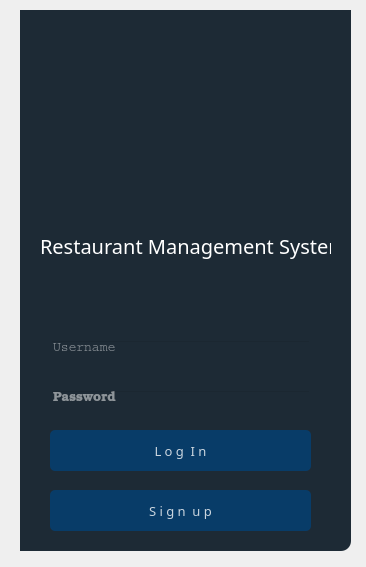
<?xml version="1.0" encoding="UTF-8"?>
<ui version="4.0">
 <class>Form</class>
 <widget class="QWidget" name="Form">
  <property name="geometry">
   <rect>
    <x>0</x>
    <y>0</y>
    <width>366</width>
    <height>567</height>
   </rect>
  </property>
  <property name="windowTitle">
   <string>Form</string>
  </property>
  <widget class="QWidget" name="widget" native="true">
   <property name="geometry">
    <rect>
     <x>20</x>
     <y>10</y>
     <width>331</width>
     <height>541</height>
    </rect>
   </property>
   <widget class="QLabel" name="label">
    <property name="geometry">
     <rect>
      <x>-10</x>
      <y>-20</y>
      <width>341</width>
      <height>561</height>
     </rect>
    </property>
    <property name="styleSheet">
     <string notr="true">background-color:rgba(16,30,41,240);
border-radius: 10px;</string>
    </property>
    <property name="text">
     <string/>
    </property>
   </widget>
   <widget class="QLineEdit" name="lineEdit">
    <property name="geometry">
     <rect>
      <x>30</x>
      <y>330</y>
      <width>261</width>
      <height>21</height>
     </rect>
    </property>
    <property name="font">
     <font>
      <family>Courier</family>
      <pointsize>10</pointsize>
     </font>
    </property>
    <property name="styleSheet">
     <string notr="true">background-color:rgba(0,0,0,0);
border:1px solid rgha(0,0,0,0);
border-bottom-color:rgha(46,82,101,255);
color:rgb(255,255,255);
padding-bottom:7px</string>
    </property>
    <property name="text">
     <string/>
    </property>
    <property name="placeholderText">
     <string>Username</string>
    </property>
   </widget>
   <widget class="QLineEdit" name="lineEdit_2">
    <property name="geometry">
     <rect>
      <x>30</x>
      <y>380</y>
      <width>261</width>
      <height>21</height>
     </rect>
    </property>
    <property name="font">
     <font>
      <family>Bookman Old Style</family>
      <pointsize>10</pointsize>
     </font>
    </property>
    <property name="styleSheet">
     <string notr="true">background-color:rgba(0,0,0,0);
border:1px solid rgha(0,0,0,0);
border-bottom-color:rgha(46,82,101,255);
color:rgb(255,255,255);
padding-bottom:7px</string>
    </property>
    <property name="text">
     <string/>
    </property>
    <property name="echoMode">
     <enum>QLineEdit::Password</enum>
    </property>
    <property name="placeholderText">
     <string>Password</string>
    </property>
   </widget>
   <widget class="QPushButton" name="pushButton">
    <property name="geometry">
     <rect>
      <x>30</x>
      <y>420</y>
      <width>261</width>
      <height>41</height>
     </rect>
    </property>
    <property name="font">
     <font>
      <family>Sitka Subheading</family>
      <pointsize>10</pointsize>
     </font>
    </property>
    <property name="styleSheet">
     <string notr="true">QPushButton#pushButton{
background-color:rgba(2,65,118,255);
color:rgba(255,255,255,200);
border-radius:5px;
}
QPushButton#pushButton:pressed{
padding-left:5px;
padding-top:5px;
background-color:rgba(2,65,118,100);
background-position:calc(100% - 10px)center;
}
QPushButton#pushButton{
background-color:rgba(2,65,118,200);
}

</string>
    </property>
    <property name="text">
     <string>L o g  I n</string>
    </property>
   </widget>
   <widget class="QLabel" name="label_2">
    <property name="geometry">
     <rect>
      <x>10</x>
      <y>-30</y>
      <width>261</width>
      <height>291</height>
     </rect>
    </property>
    <property name="baseSize">
     <size>
      <width>12</width>
      <height>0</height>
     </size>
    </property>
    <property name="styleSheet">
     <string notr="true">background-image:url(:/image/Downloads/open-restaurant-logo_0-removebg-preview.png)</string>
    </property>
    <property name="text">
     <string/>
    </property>
   </widget>
   <widget class="QPushButton" name="pushButton_2">
    <property name="geometry">
     <rect>
      <x>30</x>
      <y>480</y>
      <width>261</width>
      <height>41</height>
     </rect>
    </property>
    <property name="font">
     <font>
      <family>Sitka Subheading</family>
      <pointsize>10</pointsize>
     </font>
    </property>
    <property name="styleSheet">
     <string notr="true">QPushButton#pushButton_2{
background-color:rgba(2,65,118,255);
color:rgba(255,255,255,200);
border-radius:5px;
}
QPushButton#pushButton_2:pressed{
padding-left:5px;
padding-top:5px;
background-color:rgba(2,65,118,100);
background-position:calc(100% - 10px)center;
}
QPushButton#pushButton_2{
background-color:rgba(2,65,118,200);
}

</string>
    </property>
    <property name="text">
     <string>S i g n  u p</string>
    </property>
   </widget>
   <widget class="QLabel" name="label_3">
    <property name="geometry">
     <rect>
      <x>20</x>
      <y>220</y>
      <width>291</width>
      <height>31</height>
     </rect>
    </property>
    <property name="font">
     <font>
      <family>Bauhaus 93</family>
      <pointsize>15</pointsize>
     </font>
    </property>
    <property name="styleSheet">
     <string notr="true">color:rgb(255, 255, 255)</string>
    </property>
    <property name="text">
     <string>Restaurant Management System</string>
    </property>
   </widget>
  </widget>
 </widget>
 <resources>
  <include location="image.qrc"/>
 </resources>
 <connections/>
</ui>
